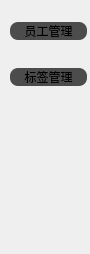
     <widget class="QWidget" name="page_6">
      <property name="geometry">
       <rect>
        <x>0</x>
        <y>0</y>
        <width>90</width>
        <height>254</height>
       </rect>
      </property>
      <attribute name="icon">
       <iconset>
        <selectedon>:/toolbox图标/maintenance.png</selectedon>
       </iconset>
      </attribute>
      <attribute name="label">
       <string> 系统设置</string>
      </attribute>
      <widget class="QWidget" name="verticalLayoutWidget">
       <property name="geometry">
        <rect>
         <x>10</x>
         <y>0</y>
         <width>77</width>
         <height>109</height>
        </rect>
       </property>
       <layout class="QVBoxLayout" name="verticalLayout_12">
        <item>
         <widget class="QPushButton" name="pushButton_67">
          <property name="styleSheet">
           <string notr="true">QPushButton{ 
background-color: rgb(76, 76, 76);
	font: 9pt &quot;微软雅黑&quot;;
border-radius: 8px;
border-style: outset;
}
QPushButton:hover{
background-color:rgb(117, 117, 117);
}
QPushButton:pressed{
background-color: rgb(35, 35, 35);
}</string>
          </property>
          <property name="text">
           <string>员工管理</string>
          </property>
          <property name="flat">
           <bool>true</bool>
          </property>
         </widget>
        </item>
        <item>
         <widget class="QPushButton" name="pushButton_75">
          <property name="styleSheet">
           <string notr="true">QPushButton{ 
background-color: rgb(76, 76, 76);
	font: 9pt &quot;微软雅黑&quot;;
border-radius: 8px;
border-style: outset;
}
QPushButton:hover{
background-color:rgb(117, 117, 117);
}
QPushButton:pressed{
background-color: rgb(35, 35, 35);
}</string>
          </property>
          <property name="text">
           <string>标签管理</string>
          </property>
          <property name="flat">
           <bool>true</bool>
          </property>
         </widget>
        </item>
       </layout>
      </widget>
     </widget>
